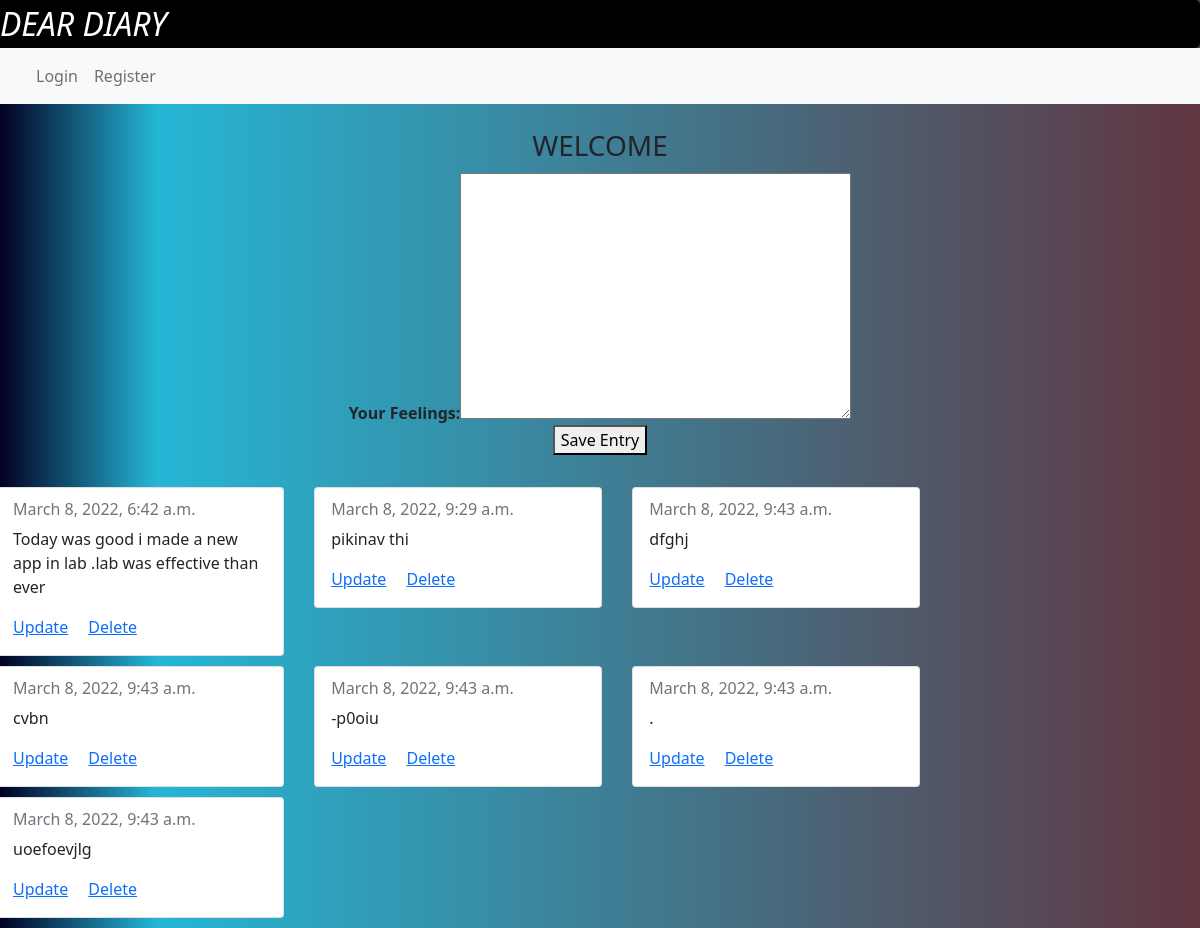
The app's page /, older data.
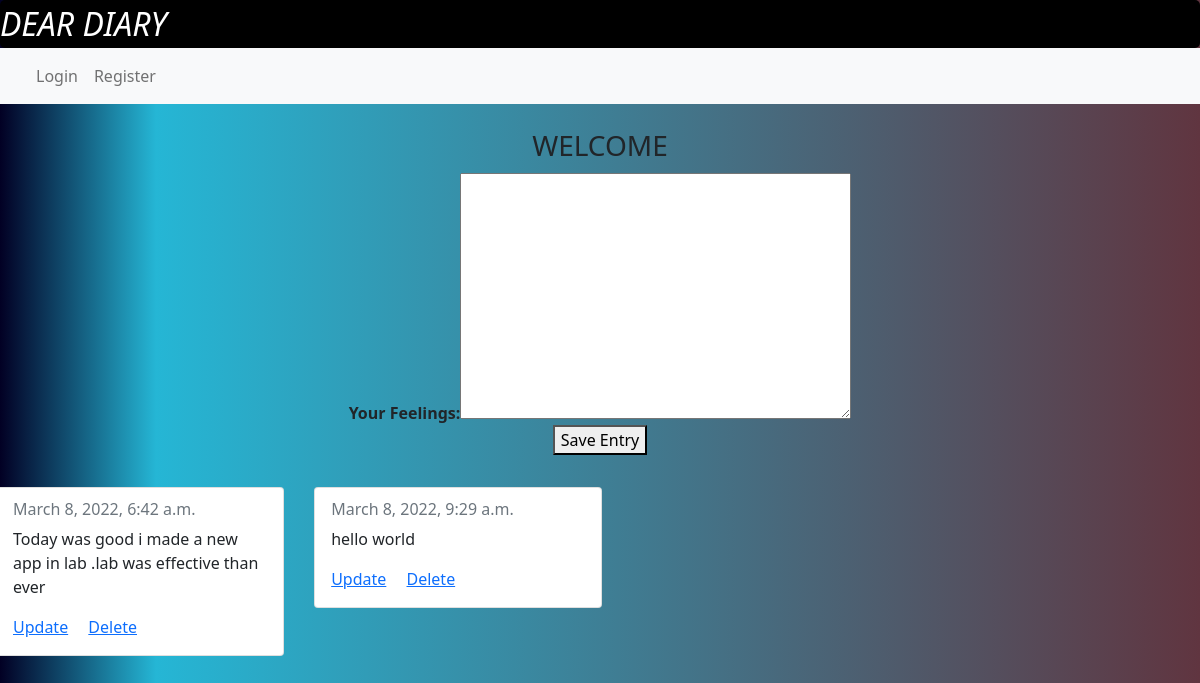
The same page, newer data.
### deardiaryapp/models.py (models this page shows)
class Diary(models.Model):
    Entry = models.TextField()
    date = models.DateTimeField(auto_now_add = True)
    def __str__(self):
            return self.Entry
    class Meta:
        verbose_name_plural = 'Diary_Entries'

### deardiaryapp/views.py (the view)
# urls.py: path('',views.index,name = 'home'),
def index(request):
    entry = Diary.objects.all()
    form =  EntryForm()
    if request.method == 'POST':
        form = EntryForm(request.POST)
        if form.is_valid():
            form.save()
        return redirect('/')
    context = {'entry':entry,'form':form}
    return render(request,'homebs.html',context)

### deardiaryapp/forms.py
class EntryForm(forms.ModelForm):
    class Meta():
        model = Diary
        fields = '__all__'
        widget = {
            'Entry':forms.TextInput(attrs={'class':'form-control'}),
        }

### deardiaryapp/templates/homebs.html (shortened to what this page needs)
<!DOCTYPE html>
<html lang="en">
<head>
    <link href="https://cdn.jsdelivr.net/npm/bootstrap@5.1.3/dist/css/bootstrap.min.css" rel="stylesheet"
>
</head>
<body>
  <marquee behavior="" direction="" style="font-size: xx-large; color: white; background-color: black; border-radius: 5px; font-style: italic;"  >DEAR DIARY</marquee>
  <center>
    <nav class="navbar navbar-expand-lg navbar-light bg-light">
        <div class="container-fluid">
          <div class="collapse navbar-collapse" id="navbarNavDropdown">
            <ul class="navbar-nav">
              <li class="nav-item">
                <a class="nav-link" href="accounts/login">Login</a>
              </li>
              <li class="nav-item">
                <a class="nav-link" href="register">Register</a>
              </li>
    </div>
  </div>
      </nav>
      </center>
      <center>
        <div style=" margin-top: 25px;border-radius: 10px;">
          <h3 id="abc">WELCOME</h3>
        </div>
      </center>
    <center>
        <form method="post" action="#" style="width: 60%; margin-top: 10px;" class="form-label">
            <b>
                Your Feelings:{{form.Entry}}
            </b>
            <br>
            <button>
                Save Entry
            </button>
        </form>
    </center>
    <br>
    {% for i in entry %}
    <span>
        <div class="grid-container">
        <div class="card" style="width: 18rem;;">
            <div class="card-body">
                <div class="grid-item">
                    <h6 class="card-subtitle mb-2 text-muted">{{i.date}}</h6>
                    <p class="card-text">{{i}}</p>
                    <a href="/update_entry/{{i.id}}" class="card-link">Update</a>
                    <a href="/Delete_entry/{{i.id}}" class="card-link">Delete</a>
                </div>
                </div>
            </div>
        </div>
        </span>
        {% endfor %}
</body>
</html>

### deardiaryapp/templates/homebs.html (style rules this page uses)
.grid-container { display: inline-block; margin-left: -4px; margin-right:30px; margin-bottom: 10px; }
body { background: rgb(2,0,36); background: linear-gradient(90deg, rgba(2,0,36,1) 0%, rgba(37,182,213,1) 13%, rgba(96,53,64,1) 100%); }

Row changes from the older to the newer data that the page shows:
removed Diary: date "March 8, 2022, 9:43 a.m.", Entry "dfghj"
removed Diary: date "March 8, 2022, 9:43 a.m.", Entry "cvbn"
removed Diary: date "March 8, 2022, 9:43 a.m.", Entry "-p0oiu"
removed Diary: date "March 8, 2022, 9:43 a.m.", Entry "."
removed Diary: date "March 8, 2022, 9:43 a.m.", Entry "uoefoevjlg"
changed Diary: Entry "pikinav thi" → "hello world"
